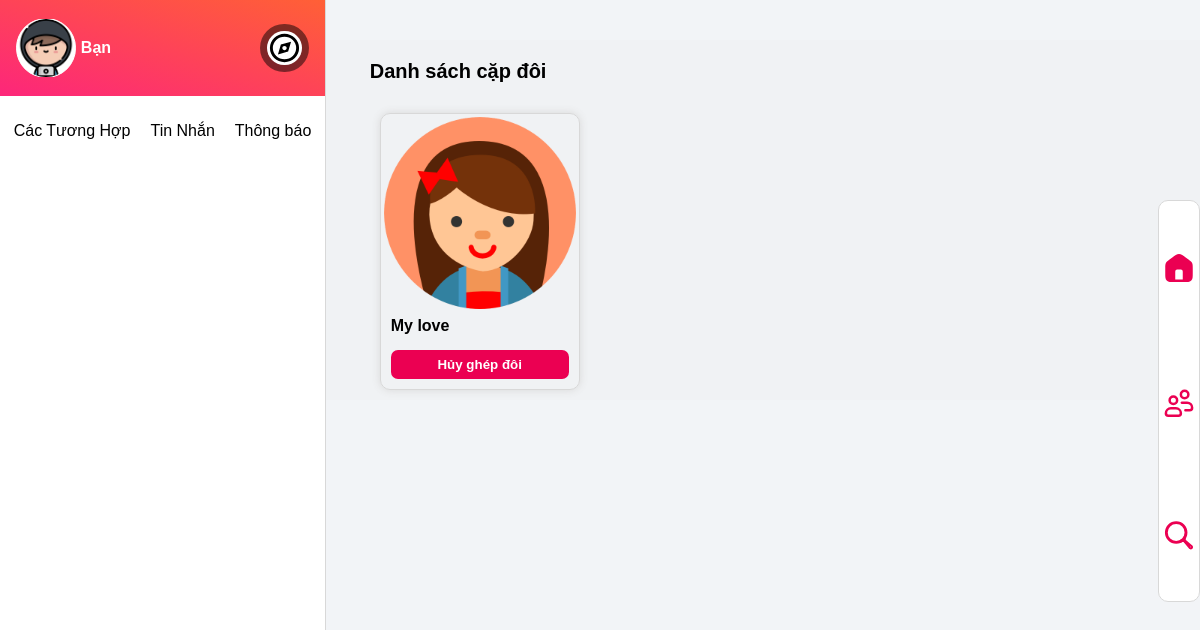
The page /app/views/user/capDoi.php (signed in) on the database its author committed.
### tables this page shows
CREATE TABLE `thanhvien` (
  `maTV` int(11) NOT NULL,
  `email` varchar(100) DEFAULT NULL,
  `password` varchar(255) DEFAULT NULL,
  `anhDaiDien` varchar(255) DEFAULT 'avatar-default.svg',
  `hoTen` varchar(100) DEFAULT NULL,
  `gioiTinh` char(1) DEFAULT NULL,
  `tuoi` int(11) DEFAULT NULL,
  `diaChi` varchar(255) DEFAULT NULL,
  `soThich` varchar(255) DEFAULT NULL,
  `trangThai` enum('hoatdong','khoa') DEFAULT 'hoatdong',
  `moTa` text DEFAULT NULL,
  `ngayKhoa` datetime DEFAULT NULL,
  `ngayMoKhoa` datetime DEFAULT NULL,
  `hocVan` varchar(100) DEFAULT NULL,
  `hinh` varchar(500) DEFAULT NULL,
  `bio` varchar(250) DEFAULT NULL
);

### app/repositories/thanhVienRepository.php (called while the page is built, shortened)
<?php
require_once __DIR__ . '/../config/dataBaseConnect.php';
class thanhVienRepository
{
    private $conn;
    public function __construct()
    {
        $db = new dataBaseConnect();
        $this->conn = $db->connect();
    }
    public function findAll_CapDoi($maTV)
    {
        $sql = "SELECT tv.maTV, tv.hoTen, tv.anhDaiDien
            FROM thanhvien tv
            JOIN thanhvien_capdoi cd
                ON (cd.maThanhVien1 = tv.maTV OR cd.maThanhVien2 = tv.maTV)
            WHERE :user_maTV IN (cd.maThanhVien1, cd.maThanhVien2)
              AND tv.maTV <> :user_maTV";
        $stmt = $this->conn->prepare($sql);
        $stmt->bindValue(':user_maTV', $maTV, PDO::PARAM_INT);
        $stmt->execute();
        return $stmt->fetchAll(PDO::FETCH_ASSOC);
    }
}

### app/config/dataBaseConnect.php (called while the page is built, shortened)
<?php
class DataBaseConnect
{
    private $host = "localhost";
    private $db_name = "findu_db";
    private $username = "admin";
    private $password = "12345";
    public function connect()
    {
        try {
            $this->conn = new PDO(
                "mysql:host=" . $this->host . ";dbname=" . $this->db_name . ";charset=utf8",
                $this->username,
                $this->password
            );
            $this->conn->setAttribute(PDO::ATTR_ERRMODE, PDO::ERRMODE_EXCEPTION);
            return $this->conn;
        } catch (PDOException $e) {
            echo "Kết nối database thất bại: " . $e->getMessage();
            return null;
        }
    }
}
?>

### app/controllers/thanhVienController.php (the view, shortened to what this page needs)
<?php
require_once __DIR__ . '/../repositories/thanhVienRepository.php';
class thanhVienController
{
    private $repo;
    public function __construct()
    {
        $this->repo = new thanhVienRepository();
    }
    public function list_capDoi($maTV)
    {
        $list =  $this->repo->findAll_CapDoi($maTV);
        foreach ($list as $tv) {
            echo '<div class="capDoi-card">
                    <div class="capDoi-card-avatar">
                        <a href="/project-FindU/app/views/user/hoSo.php?id_profile=' . $tv['maTV'] . '"><img src="/project-FindU/public/uploads/avatars/' . $tv['anhDaiDien'] . '" alt=""></a>
                    </div>
                    <div class="capDoi-card-info">
                        <p>' . $tv['hoTen'] . '</p>
                    </div>
                    <form method="post" class="capDoi-card-frm">
                        <button type="submit" name="btn_huyGhepDoi" value="' . $tv['maTV'] . '">Hủy ghép đôi</button>
                    </form>
                </div>';
        }
    }
}

### public/assets/css/layout.css (style rules this page uses)
* { margin: 0; }
body { font-family: 'Montserrat', sans-serif; }
button, input, textarea, select { font-family: 'Montserrat', sans-serif; }

### public/assets/css/style.css (style rules this page uses)
body { background-color: #f2f4f7; }
:root { --bg: #f1f3f5; --card-w: 360px; --card-h: 580px; --btn-size: 64px; --shadow: 0 10px 30px rgba(10, 10, 10, 0.12); --accent: #ff3860; }

### public/assets/css/capDoi.css (style rules this page uses)
.capDoi-card { width: 22.5%; min-width: 200px; border: 1px solid #d8d8d8; box-shadow: 0px 0px 8px #d8d8d8; float: left; margin: 10px; box-sizing: border-box; border-radius: 10px; }
.capDoi-card-avatar { width: 100%; overflow: hidden; }
.capDoi-card-avatar img { width: 100%; padding: 3px; box-sizing: border-box; }
.capDoi-card-info { width: 100%; padding: 5px 10px; font-weight: 650; }
.capDoi-card-frm { width: 100%; display: flex; align-items: center; justify-content: center; padding: 10px 0px; gap: 10px; box-sizing: border-box; }
.capDoi-card-frm button { width: 90%; border: none; background-color: #eb0052; padding: 7px 0px; border-radius: 7px; color: #FFFFFF; font-weight: 650; }

### rows shown on the page
thanhvien: anhDaiDien (picture), hoTen "My love", $tv['maTV'] 22 (drawn)
